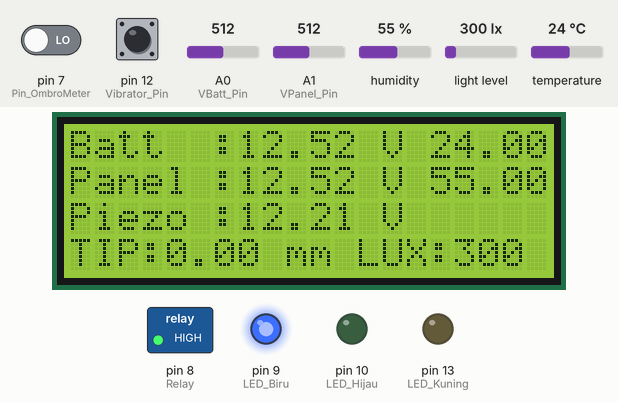
This sketch was run on a simulated Arduino Uno, built with avr-gcc and run on an emulated ATmega328P. On the bench: 20×4 character LCD, switched loads named in the sketch (green lamp = pin HIGH), output pins drawn as LEDs (lit = HIGH). The inputs (shaded band) are chosen by the test bench; at power-on: humidity 55 %, light level 300 lx, A0 (VBatt_Pin) = 512, A1 (VPanel_Pin) = 512, pin 7 (Pin_OmbroMeter) LOW, pin 12 (Vibrator_Pin) HIGH, temperature 24 °C. Random numbers use the default seed unless the sketch sets one; what the sketch prints to the serial monitor is not drawn.

Above: at 1.2 s.
1.3 s: humidity set to 22 %
At 3.3 s:
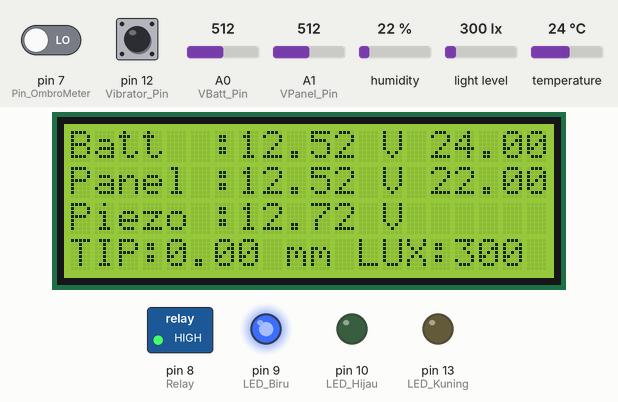
4.0 s: light level set to 274 lx
At 5.4 s:
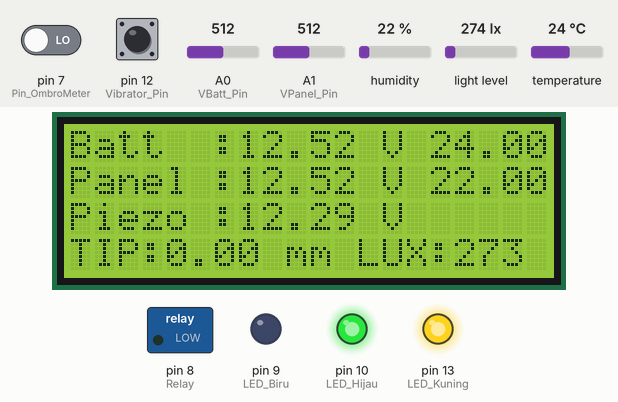
6.1 s: A0 (VBatt_Pin) set to 716
At 7.4 s:
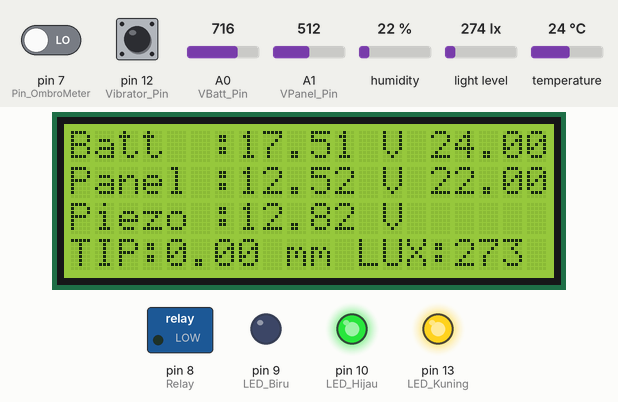
8.2 s: A1 (VPanel_Pin) set to 716
At 9.4 s:
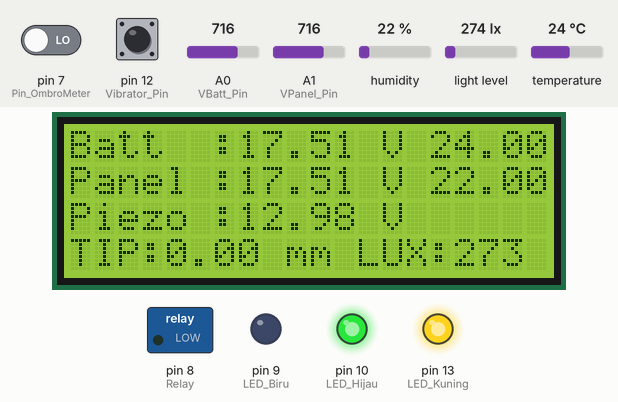
10.2 s: pin 7 (Pin_OmbroMeter) driven HIGH
At 11.5 s:
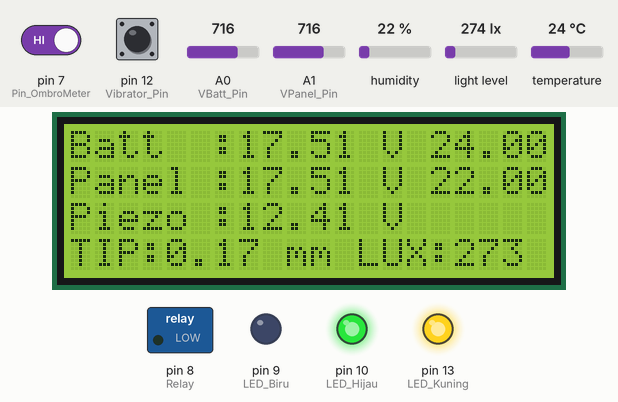
12.3 s: pin 12 (Vibrator_Pin) pulled LOW for 0.2 s
Timing chart, 0 to 15.3 s (numbered marks = the images above; inputs shaded):
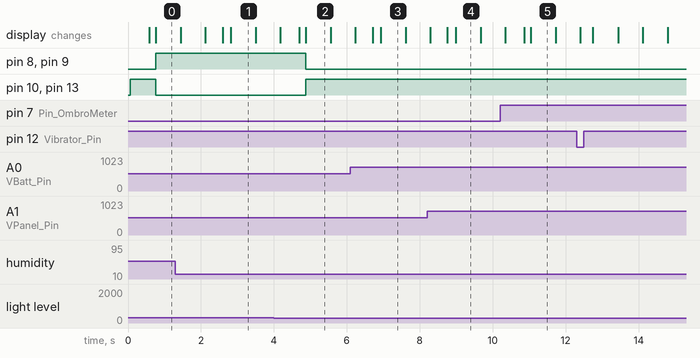

The sketch:

ArduinoProgram.ino
```cpp
#include <Wire.h>
#include <BH1750.h>
#include <LiquidCrystal_I2C.h>
#include "DHT.h"

#define DHTPIN 11
#define DHTTYPE DHT11
#define Pin_OmbroMeter 7
#define Relay 8
#define LED_Biru 9
#define LED_Hijau 10
#define LED_Kuning 13
#define Vibrator_Pin 12
#define VBatt_Pin A0
#define VPanel_Pin A1
#define VPiezo_Pin A2

#define adaGetaran 1

DHT dht(DHTPIN, DHTTYPE);
BH1750 lightMeter;
LiquidCrystal_I2C lcd(0x27, 20, 4);

const float mmPerPulse = 0.173;
float mmTotali = 0;
int sensore = 0, statoPrecedente = 0;

float VBatt,
      VPanel,
      VPiezo,
      VPiezo_Random,
      VPiezo_Fix,
      Suhu_C,
      Kelembaban,
      val_LUX,
      sum_LUX,
      mean_LUX;

int ADC_Batt,
    ADC_Panel,
    ADC_Piezo,
    LUX,
    VAL_Vibrator,
    counter,
    Pembacaan_Rata = 100;

unsigned long hitungan_milis;
unsigned long milis_sekarang;
const unsigned long nilai = 100;

void Read_VBatt() {
  ADC_Batt = analogRead(VBatt_Pin);
  VBatt = ((ADC_Batt * 0.00489) * 5);
}

void Read_VPanel() {
  ADC_Panel = analogRead(VPanel_Pin);
  VPanel = ((ADC_Panel * 0.00489) * 5);
}

//void Read_VPiezo() {
//  ADC_Piezo = analogRead(VPiezo_Pin);
//  VPiezo = ((ADC_Piezo * 0.00489) * 5);
//}

void VPiezo_Write() {
  VPiezo_Random = random(6100, 6800);
  VPiezo_Fix = (VPiezo_Random * 2) / 1000;
}

void ReadDHT() {
  Suhu_C = dht.readTemperature();
  Kelembaban =  dht.readHumidity();
}

void ReadLUX() {
  val_LUX = lightMeter.readLightLevel();
  for (int i = 1; i <= Pembacaan_Rata; i++) {
    sum_LUX = sum_LUX + val_LUX;
  }
  mean_LUX = sum_LUX / Pembacaan_Rata;
  LUX = mean_LUX;
  sum_LUX = 0; mean_LUX = 0;
}

void ReadVIBRATOR() {
  VAL_Vibrator = digitalRead(Vibrator_Pin);
  Serial.println(VAL_Vibrator);
}

void ReadHujan() {
  sensore = digitalRead(Pin_OmbroMeter);
  if (sensore != statoPrecedente) {
    mmTotali = mmTotali + mmPerPulse;
  }
  delay(100);
  statoPrecedente = sensore;
}

void Display() {
  lcd.setCursor(0, 0);
  lcd.print("Batt  :");
  lcd.print(VBatt);
  lcd.print(" V     ");

  lcd.setCursor(15, 0);
  lcd.print(Suhu_C);

  lcd.setCursor(0, 1);
  lcd.print("Panel :");
  lcd.print(VPanel);
  lcd.print(" V     ");

  lcd.setCursor(15, 1);
  lcd.print(Kelembaban);

  lcd.setCursor(0, 2);
  lcd.print("Piezo :");
  lcd.print(VPiezo_Fix);
  lcd.print(" V     ");

  lcd.setCursor(0, 3);
  lcd.print("TIP:");
  lcd.print(mmTotali);
  lcd.print(" mm");

  if (LUX < 10) {
    lcd.setCursor(12, 3);
    lcd.print("LUX:");
    lcd.print(LUX);
    lcd.print("   ");
  }
  else if (LUX >= 10 && LUX < 100) {
    lcd.setCursor(12, 3);
    lcd.print("LUX:");
    lcd.print(LUX);
    lcd.print("  ");
  }
  else if (LUX >= 100 && LUX < 1000) {
    lcd.setCursor(12, 3);
    lcd.print("LUX:");
    lcd.print(LUX);
    lcd.print(" ");
  }
  else if (LUX >= 1000) {
    lcd.setCursor(12, 3);
    lcd.print("LUX:");
    lcd.print(LUX);
  }

}

void setup(void)
{
  Serial.begin(115200);
  Wire.begin();
  lightMeter.begin();
  dht.begin();
  lcd.init();
  lcd.backlight();

  pinMode(Pin_OmbroMeter, INPUT);
  pinMode(LED_Hijau, OUTPUT);
  pinMode(LED_Biru, OUTPUT);
  pinMode(LED_Kuning, OUTPUT);
  pinMode(Relay, OUTPUT);
  pinMode(Vibrator_Pin, INPUT_PULLUP);

  digitalWrite(LED_Hijau, LOW);
  digitalWrite(LED_Biru, LOW);
  digitalWrite(Relay, HIGH);
}

void loop(void)
{
  milis_sekarang = millis();
  if (milis_sekarang - hitungan_milis >= nilai)
  {
    Read_VBatt();
    Read_VPanel();
    ReadLUX();
    ReadVIBRATOR();
    ReadDHT();
    ReadHujan();
    Display();

    if (digitalRead(Vibrator_Pin) == adaGetaran) {
      while (counter <= 2) {
        Read_VBatt();
        Read_VPanel();
        ReadLUX();
        ReadVIBRATOR();
        ReadDHT();
        ReadHujan();
        VPiezo_Write();
        Display();
        counter = counter + 1;
        if (digitalRead(Vibrator_Pin) == adaGetaran) {
          counter = 0;
          break;
        }
        delay(150);
      }
    } else {
      VPiezo_Fix = 0;
      counter = 0;
    }
  }

  if (LUX >= 300) {
    digitalWrite(Relay, HIGH);
    digitalWrite(LED_Biru, HIGH);
    digitalWrite(LED_Hijau, LOW);
    digitalWrite(LED_Kuning, LOW);
  } else {
    digitalWrite(Relay, LOW);
    digitalWrite(LED_Biru, LOW);
    digitalWrite(LED_Hijau, HIGH);
    digitalWrite(LED_Kuning, HIGH);
  }


  delay(300);
}
```

Measured:
- the behaviour switches between 300 and 299 lx on light level (found by bisection; images 1 and 2)
- after the input at 4.0 s, pin 8 (Relay), pin 9 (LED_Biru): HIGH → LOW after 0.88 s; pin 10 (LED_Hijau), pin 13 (LED_Kuning): LOW → HIGH after 0.88 s
- what the display in image 1 shows lasts 0.7 s, from 2.8 s to 3.5 s
